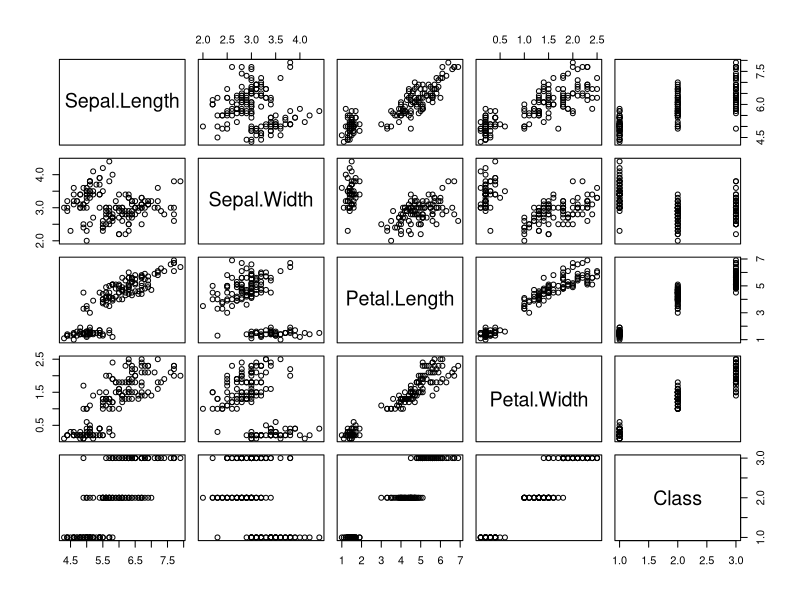
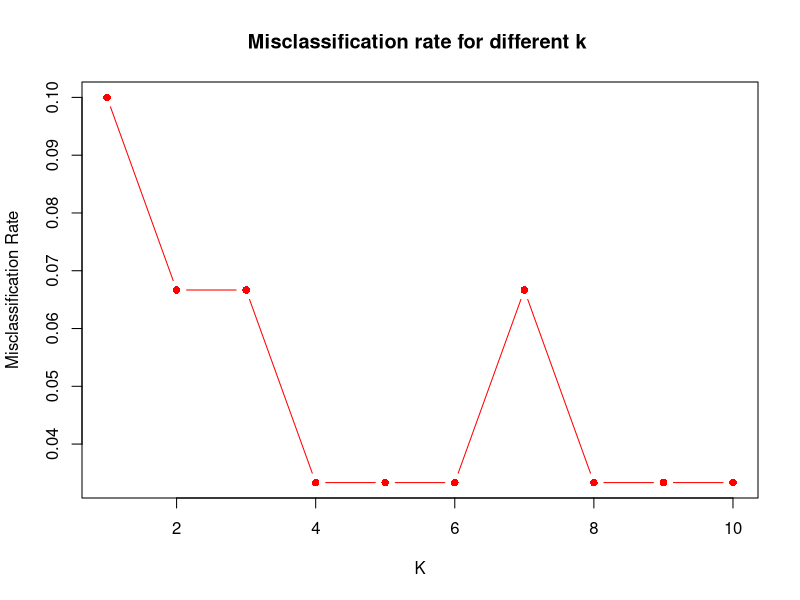
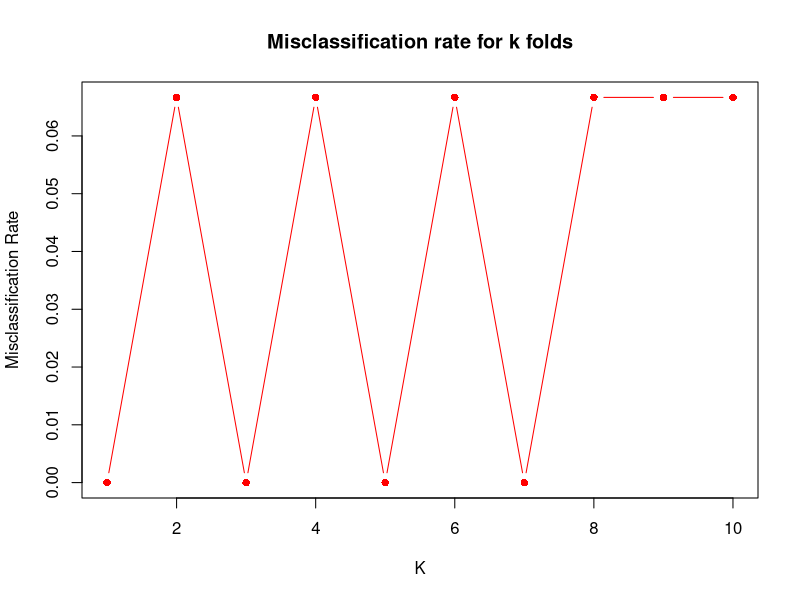
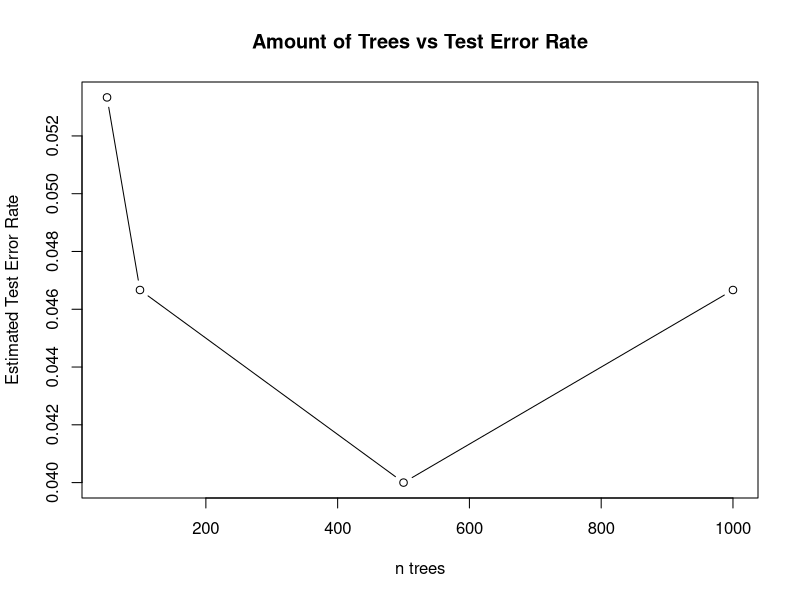

Write the R code that produced these figures, in order.
## ---- chunk 1
knitr::opts_chunk$set(echo = TRUE)
## ---- chunk 2
install.packages(c('randomForest', 'caret', 'class','ggplot2'))

library(class)
library(caret)
library(randomForest)
library(ggplot2)
library(MASS)

# load data from CSV
Iris <- read.csv("bezedekIris.csv")
View(Iris)
attach(Iris)

Iris$Class <- as.factor(Iris$Class) # for handling qualitative response
## ---- chunk 3
summary(Iris)
## ---- chunk 4
pairs(Iris)
## ---- chunk 5
cor(subset(Iris, select = -c(Class)))
## ---- chunk 6
set.seed(1)
k = 10
cv.error <- rep(0, k)
splits <- createFolds(Class, returnTrain = FALSE)
for(i in 1:k) {
  #Split into train and test
  test <- splits[[i]]
  train <- -(test)
  Iris.test <- Iris[test, ]
  Class.test <- Class[test]
  
  #Train model
  lda.fit <- lda(Class ~ ., data = Iris, subset = train)
  
  #Test model
  lda.pred <- predict(lda.fit, Iris.test)
  lda.class <- lda.pred$class
  cv.error[i] <- mean(lda.class != Class.test)
}
cv.error
mean(cv.error)

lda.fit <- lda(Class ~ ., data = Iris)
lda.fit
## ---- chunk 7
set.seed(1)
k = 10
cv.error <- rep(0, k)
splits <- createFolds(Class, returnTrain = FALSE)
for(i in 1:k) {
  #Split into train and test
  test <- splits[[i]]
  train <- -(test)
  Iris.test <- Iris[test, ]
  Class.test <- Class[test]
  
  #Train model
  qda.fit <- qda(Class ~ ., data = Iris, subset = train)
  
  #Test model
  qda.pred <- predict(qda.fit, Iris.test)
  qda.class <- qda.pred$class
  cv.error[i] <- mean(qda.class != Class.test)
}
cv.error
mean(cv.error)

qda.fit <- qda(Class ~ ., data = Iris)
qda.fit
## ---- chunk 8
set.seed(300)
train_indices = sample(1:nrow(Iris), 0.8 * nrow(Iris))
train_data=Iris[train_indices, ]
test_data=Iris[-train_indices, ]
predictors=names(train_data)[1:4]
response="Class"
correct_classification=numeric()
misclassification_rates=numeric()
for (k_value in 1:10) {
  knn_predictions=knn(train = train_data[, predictors], test = test_data[, predictors], cl = train_data[, response], k = k_value)
  confusion_matrix=table(Actual = test_data[, response], Predicted = knn_predictions)
  correct_classification=sum(diag(confusion_matrix)) / sum(confusion_matrix)
  misclassification_rate=1 - correct_classification
  misclassification_rates=c(misclassification_rates, misclassification_rate)
  sprintf("K = %s",k_value)
  sprintf("The confusion matrix of K= %s is %s",k_value,confusion_matrix)
  }
sprintf("The misclassification rate for different values of k is %s",paste(misclassification_rates,collapse = ","))
plot(1:10, misclassification_rates, type = "b", xlab = "K",pch=16,col="red", ylab = "Misclassification Rate", main = "Misclassification rate for different k ")
## ---- chunk 9
set.seed(123)
predictors = names(Iris)[1:4]
response = "Class"
irirs_data_2 = Iris[,c(predictors,response),drop=FALSE]
k_folds = 10
folds = createFolds(irirs_data_2$Class,k=k_folds,list=TRUE,returnTrain = FALSE)
missclassification_rates = numeric()
for (fold_ind in folds){
  fold = unlist(fold_ind)
  train_data = irirs_data_2[-fold,]
  test_data = irirs_data_2[fold,]
  knn_predictions = knn(train = train_data[,predictors],test=test_data[,predictors],cl=train_data[,response],k=3)
  confusion_matrix = table(Actual=test_data[,response],Predicted=knn_predictions)
  correct_classification = sum(diag(confusion_matrix))/sum(confusion_matrix)
  missclassification_rate = 1-correct_classification
  missclassification_rates = c(missclassification_rates,missclassification_rate)
}
sprintf("The misclassification rate for k folds are: %s",paste(missclassification_rates,collapse = ","))
plot(1:10, missclassification_rates, type = "b",pch =16,col="red", xlab = "K", ylab = "Misclassification Rate", main = "Misclassification rate for k folds")
average_missclassification = mean(missclassification_rates)
sprintf("The average misclassification rate after validation is %s",average_missclassification)

## ---- chunk 10
set.seed(1)
k=10
mis.errors.50=rep(k)
Iris.splits=createFolds(Iris$Class, k = k, returnTrain = FALSE)

for (i in 1:k){
  # split into train/test
  Iris.test=Iris[Iris.splits[[i]],]
  Iris.train=Iris[-Iris.splits[[i]],]
  
  # train model
  rf.fit = randomForest(Iris.train$Class ~ ., data=Iris.train, type='classification',importance=TRUE, proximity=TRUE, ntree=50) 
  
  # predict on test and get error from confusion matrix
  predictions=predict(rf.fit, Iris.test)
  rf.cm=table(predictions,Iris.test$Class)
  mis.error=1-sum(diag(rf.cm))/sum(rf.cm)
  
  mis.errors.50[i]=mis.error
}

mean(mis.errors.50)
## ---- chunk 11
set.seed(1)
k=10
mis.errors.100=rep(k)
Iris.splits=createFolds(Iris$Class, k = k, returnTrain = FALSE)

for (i in 1:k){
  # split into train/test
  Iris.test=Iris[Iris.splits[[i]],]
  Iris.train=Iris[-Iris.splits[[i]],]
  
  # train model
  rf.fit = randomForest(Iris.train$Class ~ ., data=Iris.train, type='classification',importance=TRUE, proximity=TRUE, ntree=100) 
  
  # predict on test and get error from confusion matrix
  predictions=predict(rf.fit, Iris.test)
  rf.cm=table(predictions,Iris.test$Class)
  mis.error=1-sum(diag(rf.cm))/sum(rf.cm)
  
  mis.errors.100[i]=mis.error
}

mean(mis.errors.100)
## ---- chunk 12
set.seed(1)
k=10
mis.errors.500=rep(k)
Iris.splits=createFolds(Iris$Class, k = k, returnTrain = FALSE)

for (i in 1:k){
  # split into train/test
  Iris.test=Iris[Iris.splits[[i]],]
  Iris.train=Iris[-Iris.splits[[i]],]
  
  # train model
  rf.fit = randomForest(Iris.train$Class ~ ., data=Iris.train, type='classification',importance=TRUE, proximity=TRUE, ntree=500) 
  
  # predict on test and get error from confusion matrix
  predictions=predict(rf.fit, Iris.test)
  rf.cm=table(predictions,Iris.test$Class)
  mis.error=1-sum(diag(rf.cm))/sum(rf.cm)
  
  mis.errors.500[i]=mis.error
}

mean(mis.errors.500)
## ---- chunk 13
set.seed(1)
k=10
mis.errors.1000=rep(k)
Iris.splits=createFolds(Iris$Class, k = k, returnTrain = FALSE)

for (i in 1:k){
  # split into train/test
  Iris.test=Iris[Iris.splits[[i]],]
  Iris.train=Iris[-Iris.splits[[i]],]
  
  # train model
  rf.fit = randomForest(Iris.train$Class ~ ., data=Iris.train, type='classification',importance=TRUE, proximity=TRUE, ntree=1000) 
  
  # predict on test and get error from confusion matrix
  predictions=predict(rf.fit, Iris.test)
  rf.cm=table(predictions,Iris.test$Class)
  mis.error=1-sum(diag(rf.cm))/sum(rf.cm)
  
  mis.errors.1000[i]=mis.error
}

mean(mis.errors.1000)
## ---- chunk 14
ave.errors=c(mean(mis.errors.50),mean(mis.errors.100),mean(mis.errors.500),mean(mis.errors.1000))

plot(c(50,100,500,1000),ave.errors, xlab = 'n trees', ylab='Estimated Test Error Rate', type='b')

title('Amount of Trees vs Test Error Rate')
